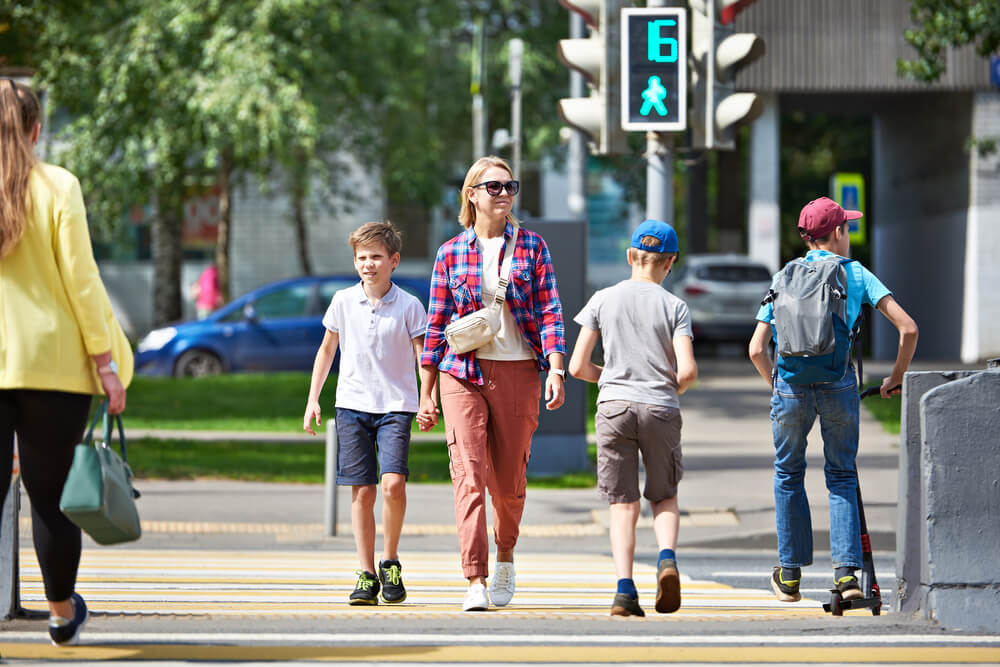
#> input picture advanced/image_segmentation_and_recognition/images/ped.jpg, 1000 x 667 px
$ jupyter execute 5.pedestrian_detection.ipynb
#> lines starting #> are read from the running program, lines starting #| are printed output that depends on the picture; after the words box and inside, x2 and y2 are one past the last pixel; in counts of white or black regions, pixels touching at a corner belong together
## Pedestrian Detection using HOG
In this experiment, we are going to build a basic Pedestrian Detector for images and videos using OpenCV. Pedestrian detection is a very important area of research because it can enhance the functionality of a pedestrian protection system in Self Driving Cars. We can extract features like head, two arms, two legs, etc, from an image of a human body and pass them to train a machine learning model. After training, the model can be used to detect and track humans in images and video streams. However, OpenCV has a built-in method to detect pedestrians. It has a pre-trained HOG(Histogram of Oriented Gradients) + Linear SVM model to detect pedestrians in images and video streams.

## Implementation

[cell 1]
import cv2
import imutils
import matplotlib.pyplot as plt

[cell 2]
# Initializing the HOG person
# detector
hog = cv2.HOGDescriptor()
hog.setSVMDetector(cv2.HOGDescriptor_getDefaultPeopleDetector())

[cell 3]
# Reading the Image
image = cv2.imread('./images/ped.jpg')
#> image is the input picture: shape (667, 1000, 3); mean B, G, R 114.5, 125.8, 124.3

# Resizing the Image
image = imutils.resize(image,
                       width=min(400, image.shape[1]))
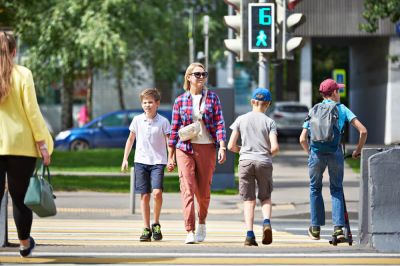
#> image: shape (266, 400, 3); mean B, G, R 114.5, 125.8, 124.3

[cell 4]
# Detecting all the regions in the
# Image that has a pedestrians inside it
(regions, _) = hog.detectMultiScale(image,
                                    winStride=(4, 4),
                                    padding=(4, 4),
                                    scale=1.05)
#> regions = [[283, 74, 86, 172], [215, 85, 81, 161], [155, 87, 85, 170], [8, 31, 80, 159], [104, 77, 89, 178]]

[cell 5]
# Drawing the regions in the Image
for (x, y, w, h) in regions:
    cv2.rectangle(image, (x, y),
                  (x + w, y + h),
                  (0, 0, 255), 2)
#> this loop made 5 passes
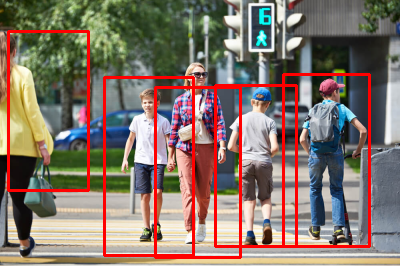
#> image: shape (266, 400, 3); 6.95% of pixels changed, all inside (x1, y1, x2, y2) = (7, 30, 371, 259)

[cell 6]
plt.imshow(cv2.cvtColor(image, cv2.COLOR_BGR2RGB))

## Using Video

[cell 7]
# Initializing the HOG person
# detector
hog = cv2.HOGDescriptor()
hog.setSVMDetector(cv2.HOGDescriptor_getDefaultPeopleDetector())

[cell 8]
cap = cv2.VideoCapture('./images/ped.mp4')

while cap.isOpened():
    # Reading the video stream
    ret, image = cap.read()
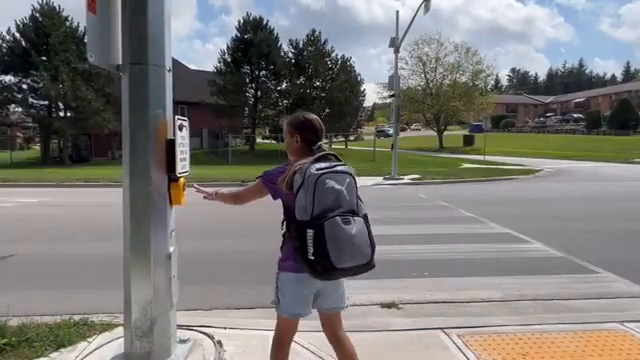
#> input picture frame 68 of advanced/image_segmentation_and_recognition/images/ped.mp4, 640 x 360 px
#> image is the input picture: shape (360, 640, 3); mean B, G, R 119.4, 121.3, 123.1
    if ret:
        image = imutils.resize(image,
                               width=min(400, image.shape[1]))
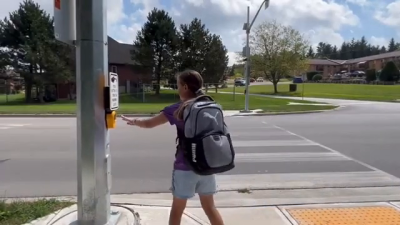
#> image: shape (225, 400, 3); mean B, G, R 119.4, 121.3, 123.1

        # Detecting all the regions
        # in the Image that has a
        # pedestrians inside it
        (regions, _) = hog.detectMultiScale(image,
                                            winStride=(4, 4),
                                            padding=(4, 4),
                                            scale=1.05)
#> regions = ()

        # Drawing the regions in the
        # Image
        for (x, y, w, h) in regions:
            cv2.rectangle(image, (x, y),
                          (x + w, y + h),
                          (0, 0, 255), 2)
#> this loop made 0 passes

        # Showing the output Image
        cv2.imshow("Image", image)
        if cv2.waitKey(25) & 0xFF == ord('q'):
#> (key q is pressed here)
            break
    else:
        break

cap.release()
cv2.destroyAllWindows()
